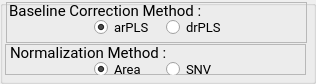
        <widget class="QGroupBox" name="Others_preprocessing_box">
         <property name="font">
          <font>
           <family>Roboto</family>
           <pointsize>11</pointsize>
          </font>
         </property>
         <property name="title">
          <string/>
         </property>
         <property name="flat">
          <bool>false</bool>
         </property>
         <widget class="QFrame" name="frame_baseline">
          <property name="geometry">
           <rect>
            <x>6</x>
            <y>2</y>
            <width>301</width>
            <height>41</height>
           </rect>
          </property>
          <property name="toolTipDuration">
           <number>0</number>
          </property>
          <property name="statusTip">
           <string>drPLS is executed faster than arPLS!</string>
          </property>
          <property name="frameShape">
           <enum>QFrame::StyledPanel</enum>
          </property>
          <property name="frameShadow">
           <enum>QFrame::Raised</enum>
          </property>
          <widget class="QLabel" name="label_baseline">
           <property name="geometry">
            <rect>
             <x>3</x>
             <y>-1</y>
             <width>201</width>
             <height>20</height>
            </rect>
           </property>
           <property name="font">
            <font>
             <family>Roboto</family>
             <pointsize>11</pointsize>
            </font>
           </property>
           <property name="toolTipDuration">
            <number>0</number>
           </property>
           <property name="text">
            <string>Baseline Correction Method :</string>
           </property>
          </widget>
          <widget class="QRadioButton" name="radioButton_baseline_arpls">
           <property name="geometry">
            <rect>
             <x>88</x>
             <y>17</y>
             <width>61</width>
             <height>17</height>
            </rect>
           </property>
           <property name="font">
            <font>
             <family>Roboto</family>
             <pointsize>10</pointsize>
            </font>
           </property>
           <property name="statusTip">
            <string>drPLS  = Doubly Reweighted Penalized Least Squares</string>
           </property>
           <property name="text">
            <string>arPLS</string>
           </property>
           <property name="checked">
            <bool>true</bool>
           </property>
          </widget>
          <widget class="QRadioButton" name="radioButton_baseline_drpls">
           <property name="geometry">
            <rect>
             <x>160</x>
             <y>17</y>
             <width>61</width>
             <height>17</height>
            </rect>
           </property>
           <property name="font">
            <font>
             <family>Roboto</family>
             <pointsize>10</pointsize>
            </font>
           </property>
           <property name="statusTip">
            <string>arPLS = Asymmetrically Reweighted Penalized Least Squares Smoothing</string>
           </property>
           <property name="text">
            <string>drPLS</string>
           </property>
          </widget>
         </widget>
         <widget class="QFrame" name="frame_normalization">
          <property name="geometry">
           <rect>
            <x>5</x>
            <y>44</y>
            <width>301</width>
            <height>31</height>
           </rect>
          </property>
          <property name="toolTipDuration">
           <number>0</number>
          </property>
          <property name="frameShape">
           <enum>QFrame::StyledPanel</enum>
          </property>
          <property name="frameShadow">
           <enum>QFrame::Raised</enum>
          </property>
          <widget class="QLabel" name="label_normalization">
           <property name="geometry">
            <rect>
             <x>5</x>
             <y>1</y>
             <width>171</width>
             <height>16</height>
            </rect>
           </property>
           <property name="font">
            <font>
             <family>Roboto</family>
             <pointsize>11</pointsize>
            </font>
           </property>
           <property name="toolTipDuration">
            <number>0</number>
           </property>
           <property name="text">
            <string>Normalization Method :</string>
           </property>
          </widget>
          <widget class="QRadioButton" name="radioButton_normalization_snv">
           <property name="geometry">
            <rect>
             <x>161</x>
             <y>15</y>
             <width>51</width>
             <height>20</height>
            </rect>
           </property>
           <property name="font">
            <font>
             <family>Roboto</family>
             <pointsize>10</pointsize>
            </font>
           </property>
           <property name="statusTip">
            <string>SNV = Standard Normal Variation</string>
           </property>
           <property name="text">
            <string>SNV</string>
           </property>
           <property name="checked">
            <bool>false</bool>
           </property>
          </widget>
          <widget class="QRadioButton" name="radioButton_normalization_area">
           <property name="geometry">
            <rect>
             <x>89</x>
             <y>15</y>
             <width>51</width>
             <height>20</height>
            </rect>
           </property>
           <property name="font">
            <font>
             <family>Roboto</family>
             <pointsize>10</pointsize>
            </font>
           </property>
           <property name="text">
            <string>Area</string>
           </property>
           <property name="checked">
            <bool>true</bool>
           </property>
          </widget>
         </widget>
        </widget>
